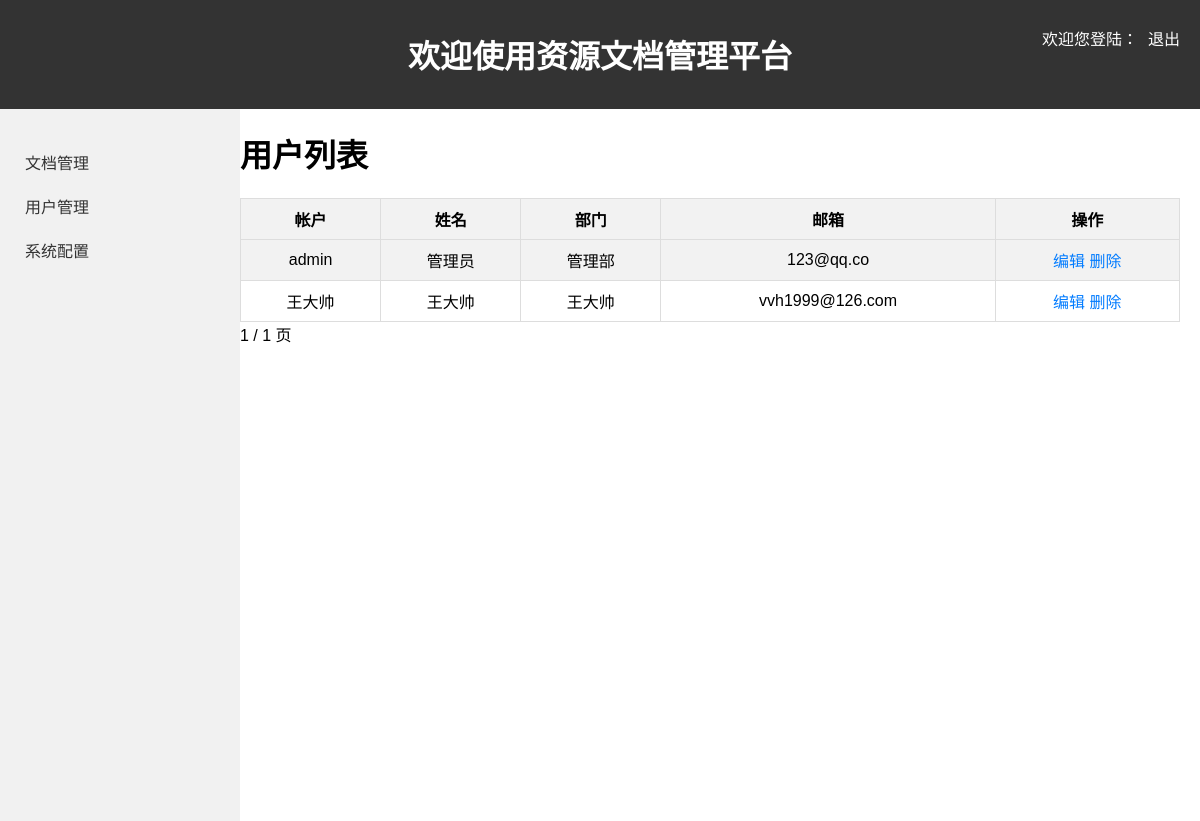
/user-list/, run on the app's committed database.
### user_management/models.py (models this page shows, shortened)
class CustomUser(AbstractUser):
    username = models.CharField(max_length=150, unique=True)  # Make username unique
    email = models.EmailField(unique=False)  # Make email non-unique
    department = models.ForeignKey(Department, on_delete=models.CASCADE, blank=True, null=True)
    full_name = models.CharField(max_length=255, blank=True, null=True)

class Department(models.Model):
    name = models.CharField(max_length=100, blank=True, null=True)
    def __str__(self):
        return self.name

### user_management/views.py (the view)
# urls.py: path('user-list/', views.user_list, name='user_list'),
def user_list(request):
    users = CustomUser.objects.order_by('id')  # 以id字段升序排序
    paginator = Paginator(users, 10)  # 每页显示 10 条记录
    page_number = request.GET.get('page')
    page_users = paginator.get_page(page_number)
    if request.method == 'POST':
        page_users = paginator.get_page(page_number)
    return render(request, 'user_management/user_list.html', {'page_users': page_users})

### templates/user_management/user_list.html (shortened to what this page needs)
<!DOCTYPE html>
<html>
<head>
</head>
<body>
    <header>
        <h1>欢迎使用资源文档管理平台</h1>
        <div class="user-info">
            <p>欢迎您登陆：{{ user.full_name }}</p>
            <a href="#" onclick="confirmLogout()">退出</a>
        </div>
    </header>
    <nav>
        <ul>
            <li><a href="#" onclick="toggleSubMenu(event)">文档管理</a>
            </li>
            <li><a href="#" onclick="toggleSubMenu(event)">用户管理</a>
            </li>
            <li><a href="#" onclick="toggleSubMenu(event)">系统配置</a>
            </li>
        </ul>
    </nav>
   <h1>用户列表</h1>
    <main style="margin-top: -40px;">
        <table>
            <tr>
                <th>帐户</th>
                <th>姓名</th>
                <th>部门</th>
                <th>邮箱</th>
                <th>操作</th>
            </tr>
              {% for user in page_users %}
            <tr>
                <td>{{ user.username }}</td>
                <td>{{ user.full_name }}</td>
                <td>{{ user.department }}</td>
                <td>{{ user.email }}</td>
                <td>
                    <a href="{% url 'edit_user' user.id %}">编辑</a>
                    <a href="{% url 'delete_user' user.id %}" onclick="return confirm('确认要删除该用户吗？')">删除</a>
                </td>
            </tr>
            {% endfor %}
        </table>
<div class="pagination">
    <span class="current-page">{{ page_users.number }} / {{ page_users.paginator.num_pages }} 页</span>
</div>
            </main>
</body>
</html>

### templates/user_management/user_list.html (style rules this page uses)
body { font-family: Arial, sans-serif; margin: 0; padding: 0; }
header { background-color: #333; color: #fff; padding: 10px; text-align: center; }
nav { float: left; width: 200px; background-color: #f1f1f1; height: 84vh; padding: 20px; }
nav ul { list-style: none; padding: 0; }
nav ul li { margin-bottom: 10px; }
nav ul li a { color: #333; text-decoration: none; display: block; padding: 5px; }
main { margin-left: 220px; padding: 20px; }
main a { color: #007BFF; text-decoration: none; }
table { width: 100%; border-collapse: collapse; margin-top: 20px; }
th, td { border: 1px solid #ddd; padding: 8px; text-align: center; }
th { background-color: #f2f2f2; }
tr:nth-child(even) { background-color: #f2f2f2; }
.user-info { position: absolute; top: 10px; right: 20px; display: flex; align-items: center; color: #fff; }
.user-info a { color: #fff; text-decoration: none; margin-left: 10px; }

### data on the page
CustomUser: username "admin", full_name "管理员", department "管理部", email "123@qq.co"
CustomUser: username "王大帅", full_name "王大帅", department "王大帅", email "vvh1999@126.com"

### other printed values
{{ page_users.number }} "1"
{{ page_users.paginator.num_pages }} "1"
